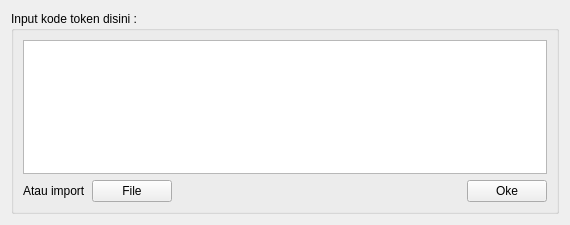
<?xml version="1.0" encoding="UTF-8"?>
<ui version="4.0">
 <class>TokenRefillDialog</class>
 <widget class="QDialog" name="TokenRefillDialog">
  <property name="geometry">
   <rect>
    <x>0</x>
    <y>0</y>
    <width>570</width>
    <height>225</height>
   </rect>
  </property>
  <property name="windowTitle">
   <string>Isi Token</string>
  </property>
  <layout class="QVBoxLayout" name="verticalLayout_2">
   <item>
    <widget class="QGroupBox" name="groupBox">
     <property name="title">
      <string>Input kode token disini :</string>
     </property>
     <layout class="QVBoxLayout" name="verticalLayout">
      <item>
       <widget class="QPlainTextEdit" name="plainTextEdit"/>
      </item>
      <item>
       <layout class="QHBoxLayout" name="horizontalLayout">
        <item>
         <widget class="QLabel" name="label">
          <property name="text">
           <string>Atau import</string>
          </property>
         </widget>
        </item>
        <item>
         <widget class="QPushButton" name="fileButton">
          <property name="text">
           <string>File</string>
          </property>
          <property name="autoDefault">
           <bool>false</bool>
          </property>
         </widget>
        </item>
        <item>
         <spacer name="horizontalSpacer">
          <property name="orientation">
           <enum>Qt::Orientation::Horizontal</enum>
          </property>
          <property name="sizeHint" stdset="0">
           <size>
            <width>40</width>
            <height>20</height>
           </size>
          </property>
         </spacer>
        </item>
        <item>
         <widget class="QPushButton" name="okButton">
          <property name="text">
           <string>Oke</string>
          </property>
          <property name="autoDefault">
           <bool>false</bool>
          </property>
         </widget>
        </item>
       </layout>
      </item>
     </layout>
    </widget>
   </item>
  </layout>
 </widget>
 <resources/>
 <connections/>
</ui>
